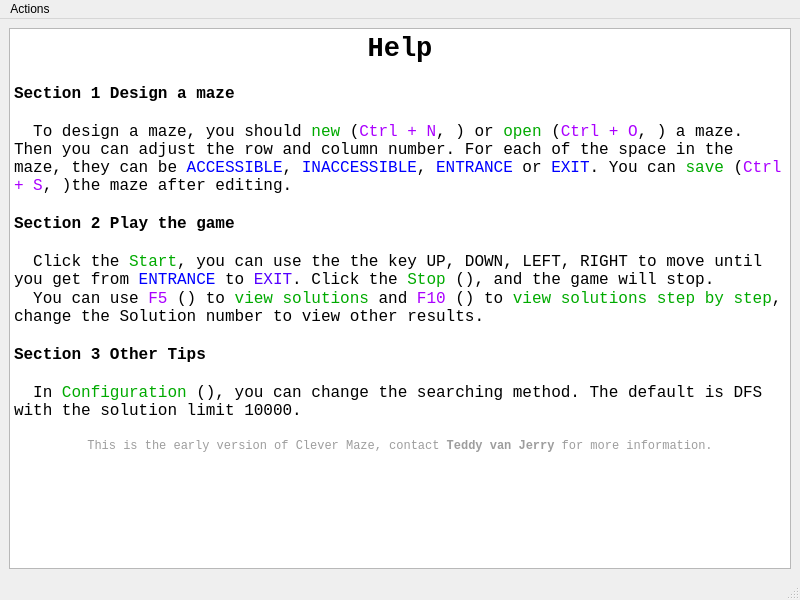
<?xml version="1.0" encoding="UTF-8"?>
<ui version="4.0">
 <class>Help</class>
 <widget class="QMainWindow" name="Help">
  <property name="geometry">
   <rect>
    <x>0</x>
    <y>0</y>
    <width>800</width>
    <height>600</height>
   </rect>
  </property>
  <property name="windowTitle">
   <string>Help</string>
  </property>
  <widget class="QWidget" name="centralwidget">
   <layout class="QGridLayout" name="gridLayout">
    <item row="0" column="0">
     <widget class="QTextBrowser" name="textBrowser">
      <property name="font">
       <font>
        <family>Consolas</family>
        <pointsize>12</pointsize>
       </font>
      </property>
      <property name="locale">
       <locale language="English" country="UnitedKingdom"/>
      </property>
      <property name="html">
       <string>&lt;!DOCTYPE HTML PUBLIC &quot;-//W3C//DTD HTML 4.0//EN&quot; &quot;http://www.w3.org/TR/REC-html40/strict.dtd&quot;&gt;
&lt;html&gt;&lt;head&gt;&lt;meta name=&quot;qrichtext&quot; content=&quot;1&quot; /&gt;&lt;style type=&quot;text/css&quot;&gt;
p, li { white-space: pre-wrap; }
&lt;/style&gt;&lt;/head&gt;&lt;body style=&quot; font-family:'Consolas'; font-size:12pt; font-weight:400; font-style:normal;&quot;&gt;
&lt;p align=&quot;center&quot; style=&quot; margin-top:0px; margin-bottom:0px; margin-left:0px; margin-right:0px; -qt-block-indent:0; text-indent:0px;&quot;&gt;&lt;span style=&quot; font-size:20pt; font-weight:600;&quot;&gt;Help&lt;/span&gt;&lt;/p&gt;
&lt;p style=&quot;-qt-paragraph-type:empty; margin-top:0px; margin-bottom:0px; margin-left:0px; margin-right:0px; -qt-block-indent:0; text-indent:0px;&quot;&gt;&lt;br /&gt;&lt;/p&gt;
&lt;p style=&quot; margin-top:0px; margin-bottom:0px; margin-left:0px; margin-right:0px; -qt-block-indent:0; text-indent:0px;&quot;&gt;&lt;span style=&quot; font-weight:600;&quot;&gt;Section 1 Design a maze&lt;/span&gt;&lt;/p&gt;
&lt;p style=&quot;-qt-paragraph-type:empty; margin-top:0px; margin-bottom:0px; margin-left:0px; margin-right:0px; -qt-block-indent:0; text-indent:0px;&quot;&gt;&lt;br /&gt;&lt;/p&gt;
&lt;p style=&quot; margin-top:0px; margin-bottom:0px; margin-left:0px; margin-right:0px; -qt-block-indent:0; text-indent:0px;&quot;&gt;  To design a maze, you should &lt;span style=&quot; color:#00aa00;&quot;&gt;new&lt;/span&gt; (&lt;span style=&quot; color:#aa00ff;&quot;&gt;Ctrl + N&lt;/span&gt;, &lt;img src=&quot;:/Menu Icon/New.svg&quot; /&gt;) or &lt;span style=&quot; color:#00aa00;&quot;&gt;open&lt;/span&gt; (&lt;span style=&quot; color:#aa00ff;&quot;&gt;Ctrl + O&lt;/span&gt;, &lt;img src=&quot;:/Menu Icon/Open.svg&quot; /&gt;) a maze. Then you can adjust the row and column number. For each of the space in the maze, they can be &lt;span style=&quot; color:#0000ff;&quot;&gt;ACCESSIBLE&lt;/span&gt;, &lt;span style=&quot; color:#0000ff;&quot;&gt;INACCESSIBLE&lt;/span&gt;, &lt;span style=&quot; color:#0000ff;&quot;&gt;ENTRANCE&lt;/span&gt; or &lt;span style=&quot; color:#0000ff;&quot;&gt;EXIT&lt;/span&gt;. You can &lt;span style=&quot; color:#00aa00;&quot;&gt;save&lt;/span&gt; (&lt;span style=&quot; color:#aa00ff;&quot;&gt;Ctrl + S&lt;/span&gt;, &lt;img src=&quot;:/Menu Icon/Save.svg&quot; /&gt;)the maze after editing.&lt;/p&gt;
&lt;p style=&quot;-qt-paragraph-type:empty; margin-top:0px; margin-bottom:0px; margin-left:0px; margin-right:0px; -qt-block-indent:0; text-indent:0px;&quot;&gt;&lt;br /&gt;&lt;/p&gt;
&lt;p style=&quot; margin-top:0px; margin-bottom:0px; margin-left:0px; margin-right:0px; -qt-block-indent:0; text-indent:0px;&quot;&gt;&lt;span style=&quot; font-weight:600;&quot;&gt;Section 2 Play the game&lt;/span&gt;&lt;/p&gt;
&lt;p style=&quot;-qt-paragraph-type:empty; margin-top:0px; margin-bottom:0px; margin-left:0px; margin-right:0px; -qt-block-indent:0; text-indent:0px;&quot;&gt;&lt;br /&gt;&lt;/p&gt;
&lt;p style=&quot; margin-top:0px; margin-bottom:0px; margin-left:0px; margin-right:0px; -qt-block-indent:0; text-indent:0px;&quot;&gt;  Click the &lt;span style=&quot; color:#00aa00;&quot;&gt;Start&lt;/span&gt;, you can use the the key UP, DOWN, LEFT, RIGHT to move until you get from &lt;span style=&quot; color:#0000ff;&quot;&gt;ENTRANCE&lt;/span&gt; to &lt;span style=&quot; color:#5500ff;&quot;&gt;EXIT&lt;/span&gt;. Click the &lt;span style=&quot; color:#00aa00;&quot;&gt;Stop &lt;/span&gt;&lt;span style=&quot; color:#000000;&quot;&gt;(&lt;/span&gt;&lt;img src=&quot;:/Menu Icon/Stop.svg&quot; /&gt;&lt;span style=&quot; color:#000000;&quot;&gt;)&lt;/span&gt;, and the game will stop.&lt;/p&gt;
&lt;p style=&quot; margin-top:0px; margin-bottom:0px; margin-left:0px; margin-right:0px; -qt-block-indent:0; text-indent:0px;&quot;&gt;  You can use &lt;span style=&quot; color:#aa00ff;&quot;&gt;F5&lt;/span&gt; (&lt;img src=&quot;:/Menu Icon/Create Images in Range.svg&quot; /&gt;) to &lt;span style=&quot; color:#00aa00;&quot;&gt;view solutions&lt;/span&gt; and &lt;span style=&quot; color:#aa00ff;&quot;&gt;F10&lt;/span&gt; (&lt;img src=&quot;:/Menu Icon/Create Image.svg&quot; /&gt;) to &lt;span style=&quot; color:#00aa00;&quot;&gt;view solutions step by step&lt;/span&gt;, change the Solution number to view other results.&lt;/p&gt;
&lt;p style=&quot;-qt-paragraph-type:empty; margin-top:0px; margin-bottom:0px; margin-left:0px; margin-right:0px; -qt-block-indent:0; text-indent:0px;&quot;&gt;&lt;br /&gt;&lt;/p&gt;
&lt;p style=&quot; margin-top:0px; margin-bottom:0px; margin-left:0px; margin-right:0px; -qt-block-indent:0; text-indent:0px;&quot;&gt;&lt;span style=&quot; font-weight:600;&quot;&gt;Section 3 Other Tips&lt;/span&gt;&lt;/p&gt;
&lt;p style=&quot;-qt-paragraph-type:empty; margin-top:0px; margin-bottom:0px; margin-left:0px; margin-right:0px; -qt-block-indent:0; text-indent:0px;&quot;&gt;&lt;br /&gt;&lt;/p&gt;
&lt;p style=&quot; margin-top:0px; margin-bottom:0px; margin-left:0px; margin-right:0px; -qt-block-indent:0; text-indent:0px;&quot;&gt;  In &lt;span style=&quot; color:#00aa00;&quot;&gt;Configuration&lt;/span&gt; (&lt;img src=&quot;:/Menu Icon/Route_Tool.svg&quot; /&gt;), you can change the searching method. The default is DFS with the solution limit 10000.&lt;/p&gt;
&lt;p style=&quot;-qt-paragraph-type:empty; margin-top:0px; margin-bottom:0px; margin-left:0px; margin-right:0px; -qt-block-indent:0; text-indent:0px;&quot;&gt;&lt;br /&gt;&lt;/p&gt;
&lt;p align=&quot;center&quot; style=&quot; margin-top:0px; margin-bottom:0px; margin-left:0px; margin-right:0px; -qt-block-indent:0; text-indent:0px;&quot;&gt;&lt;span style=&quot; font-size:9pt; color:#9d9d9d;&quot;&gt;This is the early version of Clever Maze, contact &lt;/span&gt;&lt;span style=&quot; font-size:9pt; font-weight:600; color:#9d9d9d;&quot;&gt;Teddy van Jerry&lt;/span&gt;&lt;span style=&quot; font-size:9pt; color:#9d9d9d;&quot;&gt; for more information.&lt;/span&gt;&lt;/p&gt;&lt;/body&gt;&lt;/html&gt;</string>
      </property>
     </widget>
    </item>
   </layout>
  </widget>
  <widget class="QMenuBar" name="menubar">
   <property name="geometry">
    <rect>
     <x>0</x>
     <y>0</y>
     <width>800</width>
     <height>26</height>
    </rect>
   </property>
   <widget class="QMenu" name="menuActions">
    <property name="title">
     <string>Actions</string>
    </property>
    <addaction name="actionBack_to_MainWindow"/>
   </widget>
   <addaction name="menuActions"/>
  </widget>
  <widget class="QStatusBar" name="statusbar"/>
  <action name="actionBack_to_MainWindow">
   <property name="icon">
    <iconset resource="Icons.qrc">
     <normaloff>:/Menu Icon/Previous.svg</normaloff>:/Menu Icon/Previous.svg</iconset>
   </property>
   <property name="text">
    <string>Back to MainWindow</string>
   </property>
   <property name="shortcut">
    <string>Ctrl+W</string>
   </property>
  </action>
 </widget>
 <resources>
  <include location="Icons.qrc"/>
 </resources>
 <connections/>
</ui>
